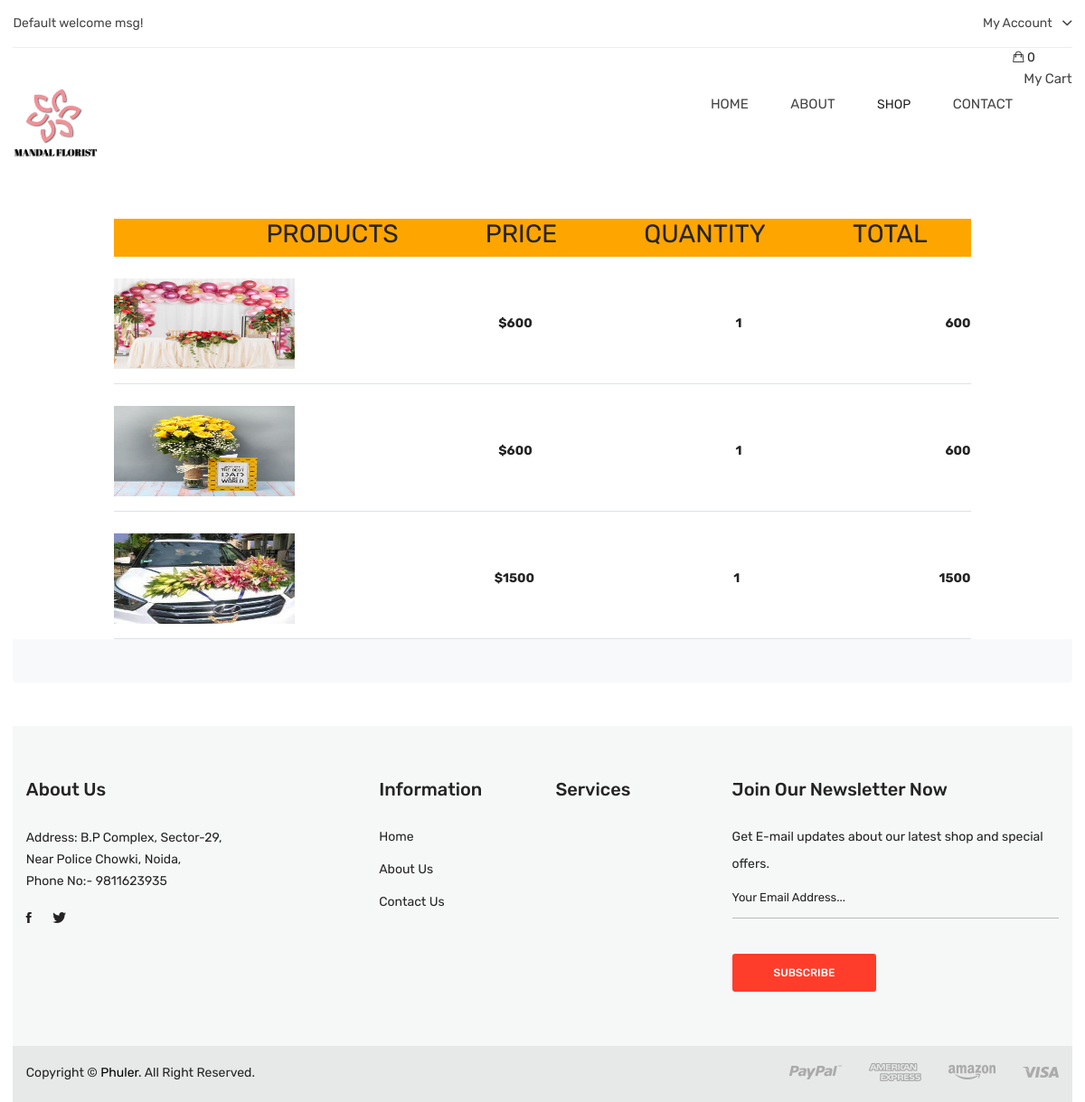
/myorder, run on the app's committed database.
### shop/models.py (models this page shows, shortened)
class OrderItem(models.Model):
    order=models.ForeignKey(Order,on_delete=CASCADE)
    product=models.CharField(max_length=100)
    image=models.ImageField(upload_to='proimage')
    quantity=models.CharField(max_length=100)
    price=models.CharField(max_length=100)
    total=models.CharField(max_length=100)

### shop/views.py (the view)
# urls.py: path('myorder',views.myorder,name="myorder"),
def myorder(request):
    order=Order.objects.all
    orderitems=OrderItem.objects.all
    cart_clear(request)
    orderitem=OrderItem.objects.order_by('product')[1:4]
    data={
        'order':order,
        'orderitems':orderitems,
        'orderitem':orderitem
    }
    return render(request,'myorder.html',data)

### templates/myorder.html (shortened to what this page needs)
{% extends 'basse.html' %}
{%block body%}
<div class="container bg-white rounded-top mt-5" id="zero-pad">
    <div class="row d-flex justify-content-center">
        <div class="col-lg-10 col-12 pt-3">
            <div class="container" style="background-color: orange;" >
            <div class="d-flex flex-row px-lg-5 mx-lg-5 mobile" id="heading" >
                <div class="px-lg-5 mr-lg-5" id="produc" ><h3>PRODUCTS</h3></div>
                <div class="px-lg-5 ml-lg-5" id="prc"><h3>PRICE</h3></div>
                <div class="px-lg-5 ml-lg-1" id="quantity"><h3>QUANTITY</h3></div>
                <div class="px-lg-5 ml-lg-3" id="total"><h3>TOTAL</h3></div>
            </div>
        </div>
            {% for i in orderitem %}
            <div class="d-flex flex-row justify-content-between align-items-center pt-lg-4 pt-2 pb-3 border-bottom mobile">
                <div class="d-flex flex-row align-items-center">
                    <div>
                        <img src="{{i.image}}" style="height: 100px; width:200px"></div>
                </div>
                <div class="pl-md-0 pl-1"><b>${{i.price}}</b></div>
                <div class="pl-md-0 pl-1"><b>{{i.quantity}}</b></div>
                <div class="pl-md-0 pl-1"><b>{{i.total}}</b></div>
                </div>
            {%endfor%}
        </div>
    </div>
</div>
<div class="container bg-light rounded-bottom py-4" id="zero-pad">
</div>
{%endblock%}

### data on the page
OrderItem: image (picture), price "600", quantity "1", total "600"
OrderItem: image (picture), price "600", quantity "1", total "600"
OrderItem: image (picture), price "1500", quantity "1", total "1500"

### other printed values
{{ request.session.cart|length }} "0"
